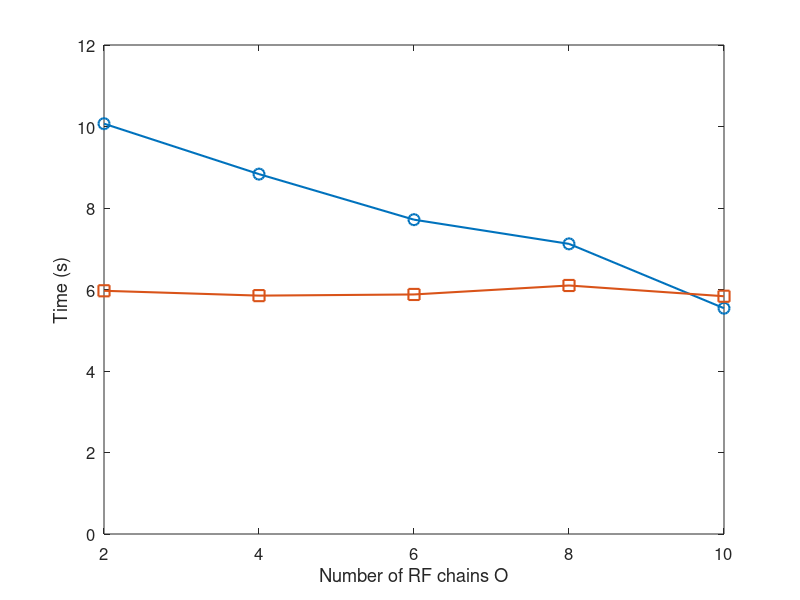

The MATLAB source for this figure: (Note: this script raises an error after producing the figure.)
O=2:2:10;
time_zf=[5.968543783	5.849813437	5.878325996	6.098526723	5.834788009];
time_zfas=[10.06909235	8.831538783	7.713535383	7.12003781	5.540798308];

figure;
set(gcf, 'Units', 'inches', 'Position', [1, 1, 6, 3.5]);
plot(O, time_zfas, '-o', 'LineWidth', 1.5, 'MarkerSize', 8); hold on;
plot(O, time_zf, '-s', 'LineWidth', 1.5, 'MarkerSize', 8);

xlabel("Number of RF chains O");
ylabel("Time (s)");

% Set y-axis from 0 to 12, tick every 2
ylim([0 12]);
yticks(0:2:12);

% Set x-axis from 0 to 10 and label according to O values
set(gca, 'FontSize', 12);
xlim([2 10]);
xticks(O);
xticklabels(string(O));

% Add legend
legend("ZF+AS algorithm", "ZF+Our Algorithm", 'Location', 'northeast');

grid on;
